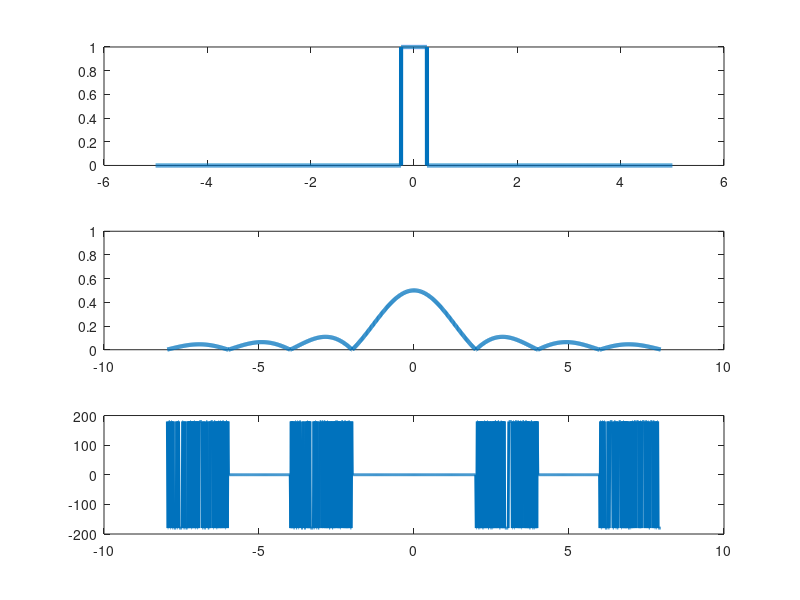

Write the MATLAB code that produced this figure.
t = -5:0.001:5;
f = zeros(size(t));
for i = 1:length(t)
    if abs(t(i)) <= 1/4 
        f(i) = 1;
    else
        f(i) = 0;
    end
end
figure;
subplot(3,1,1);
plot(t,f,'LineWidth',3);
omega = [-50 : 0.1 : 50];
F = zeros(size(omega));
for i =1 : length(omega)
    F(i) = trapz(t,f.*exp(-j*omega(i)*t));
end
F_magnitude = abs(F);
subplot(3,1,2);
plot(omega./(2*pi),F_magnitude,'LineWidth',3);
ylim([0 1])
F_angle = angle(F);
subplot(3,1,3);
plot(omega./(2*pi),F_angle.*(180/pi),'LineWidth',2);

